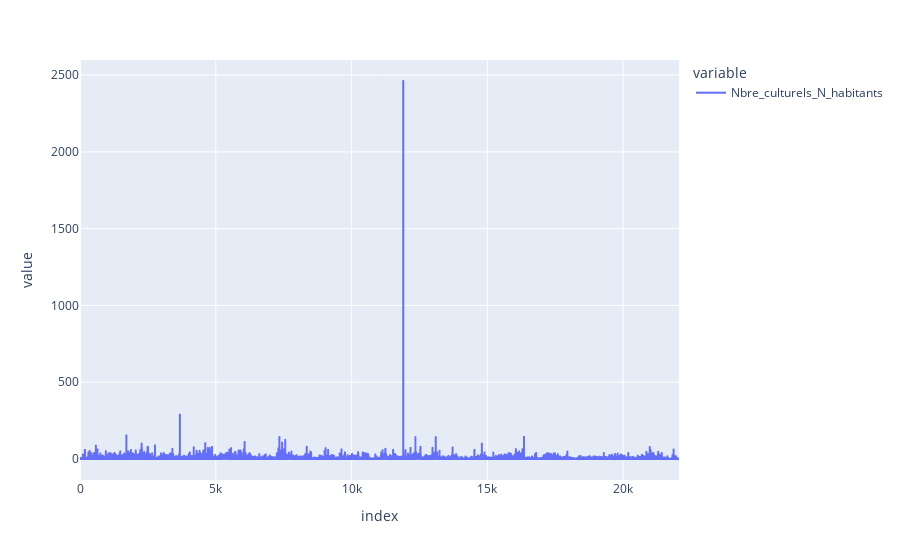

The cell this chart's notebook holds for it:
### Code cell
px.line(df_nbre_culturel['Nbre_culturels_N_habitants'] )

### Figure 1 — Plotly figure (JSON) as saved in the notebook; plotly's stock layout.template omitted (floating-point values rounded to 4 significant figures; data arrays with more than 128 entries replaced by an {"elided": "..."} marker saying what was removed)
{"data": [{"hovertemplate": "variable=Nbre_culturels_N_habitants<br>index=%{x}<br>value=%{y}<extra></extra>", "legendgroup": "Nbre_culturels_N_habitants", "line": {"color": "#636efa", "dash": "solid"}, "marker": {"symbol": "circle"}, "mode": "lines", "name": "Nbre_culturels_N_habitants", "showlegend": true, "type": "scattergl", "x": {"elided": "22055 int values"}, "xaxis": "x", "y": {"elided": "22055 float values"}, "yaxis": "y"}], "layout": {"legend": {"title": {"text": "variable"}, "tracegroupgap": 0}, "margin": {"t": 60}, "xaxis": {"anchor": "y", "domain": [0, 1], "title": {"text": "index"}}, "yaxis": {"anchor": "x", "domain": [0, 1], "title": {"text": "value"}}}}
